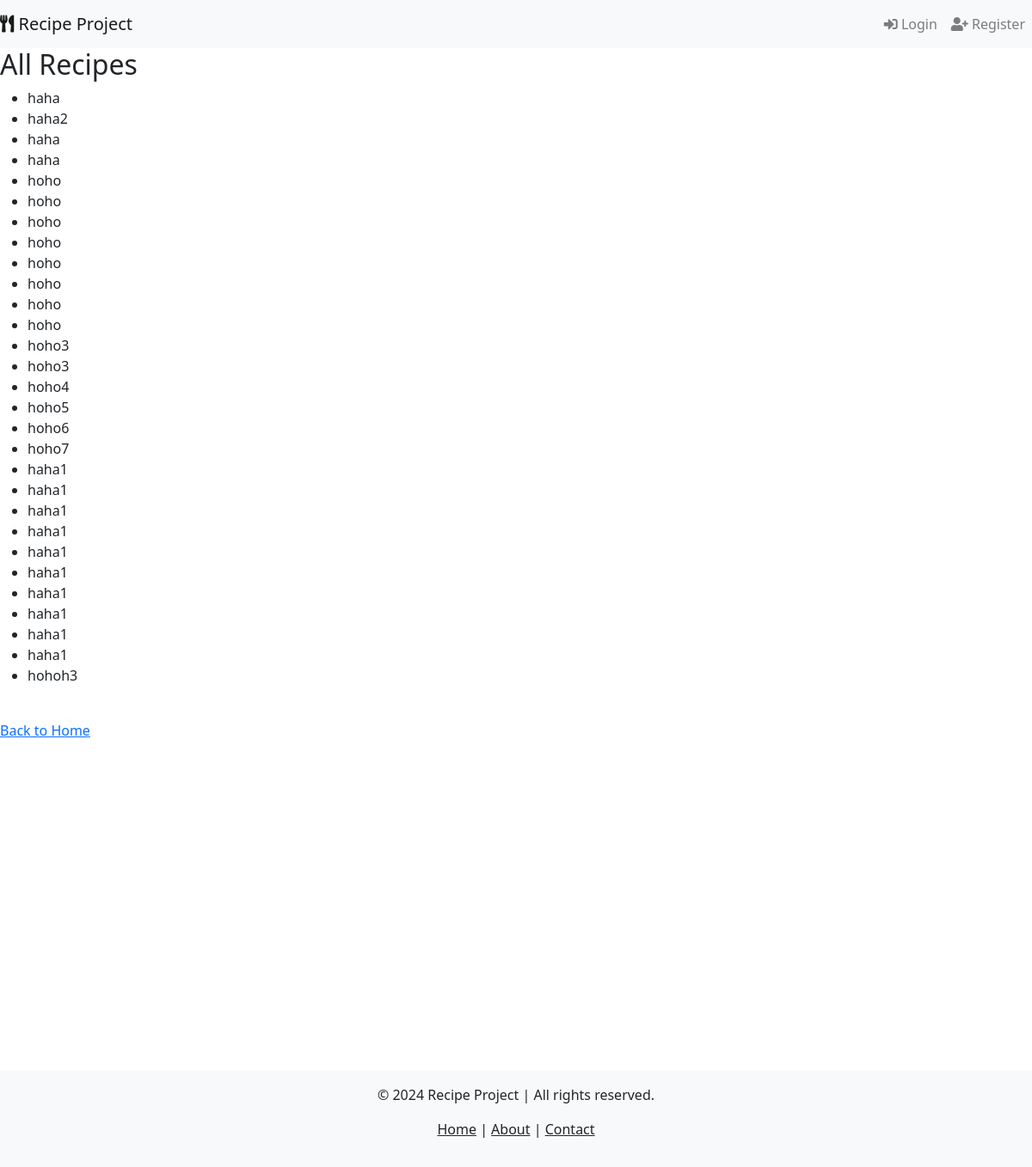
Before: /recipes/ with the older database file.
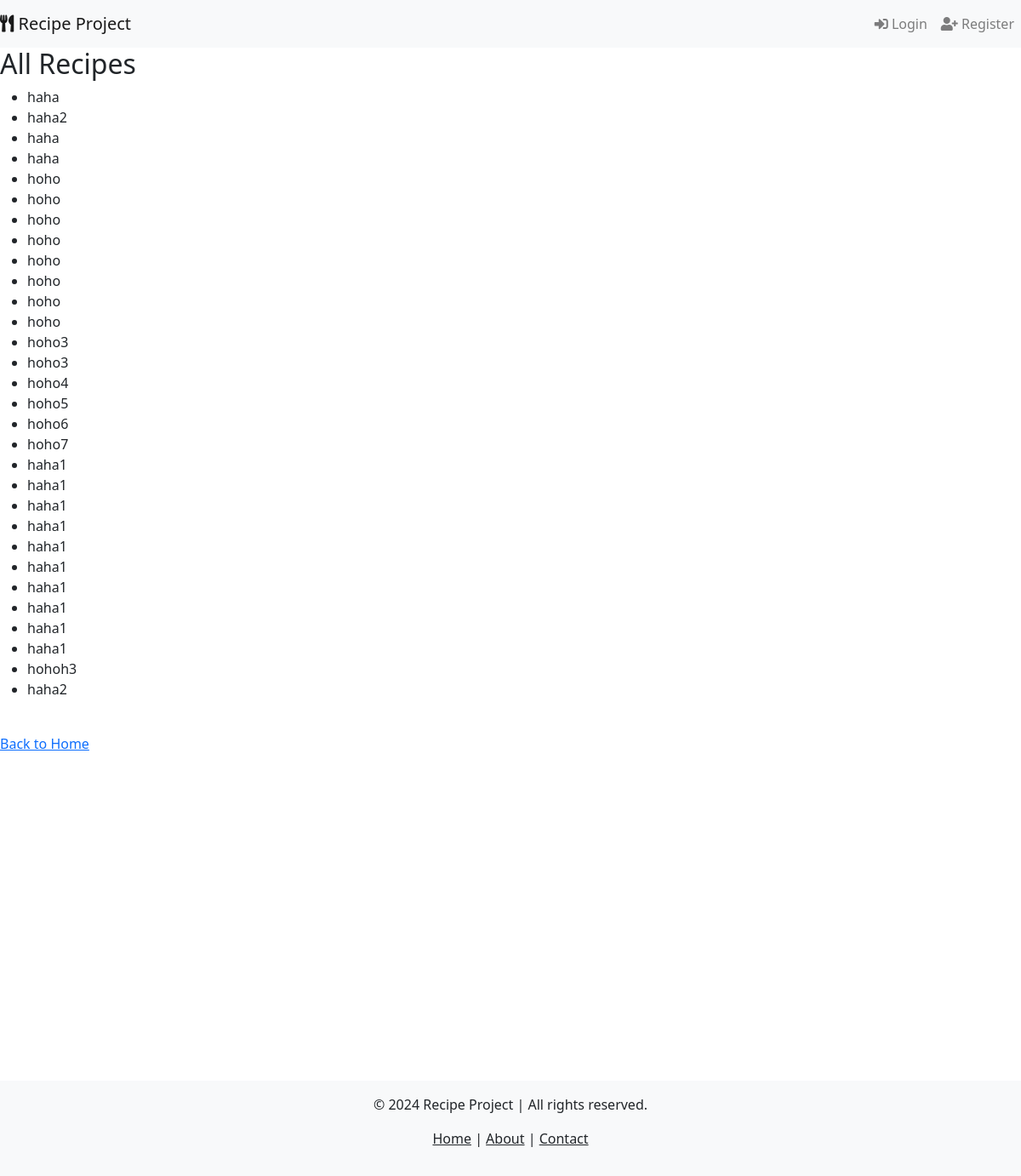
After: the same page with the newer database file.
### recipe_app/models.py (models this page shows, shortened)
class Recipe(models.Model):
    chef = models.ForeignKey(Chef, on_delete=models.CASCADE)
    title = models.CharField(max_length=200)
    description = models.TextField()
    instructions = models.TextField()
    categories = models.ManyToManyField(Category)
    ingredients = models.ManyToManyField(Ingredient)

### recipe_app/views.py (the view)
# urls.py: path('recipes/', views.RecipeListView.as_view(), name='recipe_list'),
class RecipeListView(ListView):
    model = Recipe
    template_name = 'recipe_list.html'
    context_object_name = 'recipes'

### recipe_app/context_processors.py (called while the page is built)
def current_year(request):
    return {'current_year': datetime.now().year}

### templates/recipe_list.html
{% extends 'base.html' %}
{% block content %}
    <h2>All Recipes</h2>
    <ul>
        {% for recipe in recipes %}
            <li>{{ recipe.title }}</li>
        {% endfor %}
    </ul>
    <br>
    <a href="{% url 'home' %}">Back to Home</a>
{% endblock %}

Changed rows visible on the page:
added Recipe: title "haha2"
